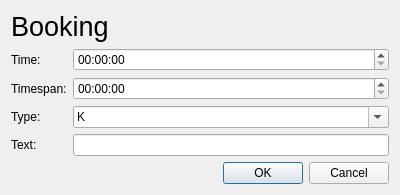
<?xml version="1.0" encoding="UTF-8"?>
<ui version="4.0">
 <class>BookingDialog</class>
 <widget class="QDialog" name="BookingDialog">
  <property name="geometry">
   <rect>
    <x>0</x>
    <y>0</y>
    <width>400</width>
    <height>237</height>
   </rect>
  </property>
  <property name="maximumSize">
   <size>
    <width>16777215</width>
    <height>0</height>
   </size>
  </property>
  <property name="windowTitle">
   <string>Booking</string>
  </property>
  <layout class="QVBoxLayout" name="verticalLayout" stretch="0,1,0">
   <item>
    <widget class="QLabel" name="labelTitle">
     <property name="font">
      <font>
       <pointsize>20</pointsize>
      </font>
     </property>
     <property name="text">
      <string>Booking</string>
     </property>
    </widget>
   </item>
   <item>
    <layout class="QFormLayout" name="formLayout">
     <item row="0" column="0">
      <widget class="QLabel" name="labelTime">
       <property name="text">
        <string>Time:</string>
       </property>
       <property name="buddy">
        <cstring>timeEditTime</cstring>
       </property>
      </widget>
     </item>
     <item row="1" column="0">
      <widget class="QLabel" name="labelTimespan">
       <property name="text">
        <string>Timespan:</string>
       </property>
       <property name="buddy">
        <cstring>timeEditTimespan</cstring>
       </property>
      </widget>
     </item>
     <item row="2" column="0">
      <widget class="QLabel" name="labelType">
       <property name="text">
        <string>Type:</string>
       </property>
       <property name="buddy">
        <cstring>comboBoxType</cstring>
       </property>
      </widget>
     </item>
     <item row="3" column="0">
      <widget class="QLabel" name="labelText">
       <property name="text">
        <string>Text:</string>
       </property>
       <property name="buddy">
        <cstring>lineEditText</cstring>
       </property>
      </widget>
     </item>
     <item row="0" column="1">
      <widget class="QTimeEdit" name="timeEditTime">
       <property name="displayFormat">
        <string notr="true">HH:mm:ss</string>
       </property>
      </widget>
     </item>
     <item row="1" column="1">
      <widget class="QTimeEdit" name="timeEditTimespan">
       <property name="displayFormat">
        <string notr="true">HH:mm:ss</string>
       </property>
      </widget>
     </item>
     <item row="3" column="1">
      <widget class="QLineEdit" name="lineEditText"/>
     </item>
     <item row="2" column="1">
      <widget class="QComboBox" name="comboBoxType">
       <property name="editable">
        <bool>true</bool>
       </property>
       <property name="insertPolicy">
        <enum>QComboBox::NoInsert</enum>
       </property>
       <item>
        <property name="text">
         <string notr="true">K</string>
        </property>
       </item>
       <item>
        <property name="text">
         <string notr="true">G</string>
        </property>
       </item>
      </widget>
     </item>
    </layout>
   </item>
   <item>
    <widget class="QDialogButtonBox" name="buttonBox">
     <property name="orientation">
      <enum>Qt::Horizontal</enum>
     </property>
     <property name="standardButtons">
      <set>QDialogButtonBox::Cancel|QDialogButtonBox::Ok</set>
     </property>
    </widget>
   </item>
  </layout>
 </widget>
 <resources/>
 <connections>
  <connection>
   <sender>buttonBox</sender>
   <signal>accepted()</signal>
   <receiver>BookingDialog</receiver>
   <slot>accept()</slot>
   <hints>
    <hint type="sourcelabel">
     <x>248</x>
     <y>254</y>
    </hint>
    <hint type="destinationlabel">
     <x>157</x>
     <y>274</y>
    </hint>
   </hints>
  </connection>
  <connection>
   <sender>buttonBox</sender>
   <signal>rejected()</signal>
   <receiver>BookingDialog</receiver>
   <slot>reject()</slot>
   <hints>
    <hint type="sourcelabel">
     <x>316</x>
     <y>260</y>
    </hint>
    <hint type="destinationlabel">
     <x>286</x>
     <y>274</y>
    </hint>
   </hints>
  </connection>
 </connections>
</ui>
